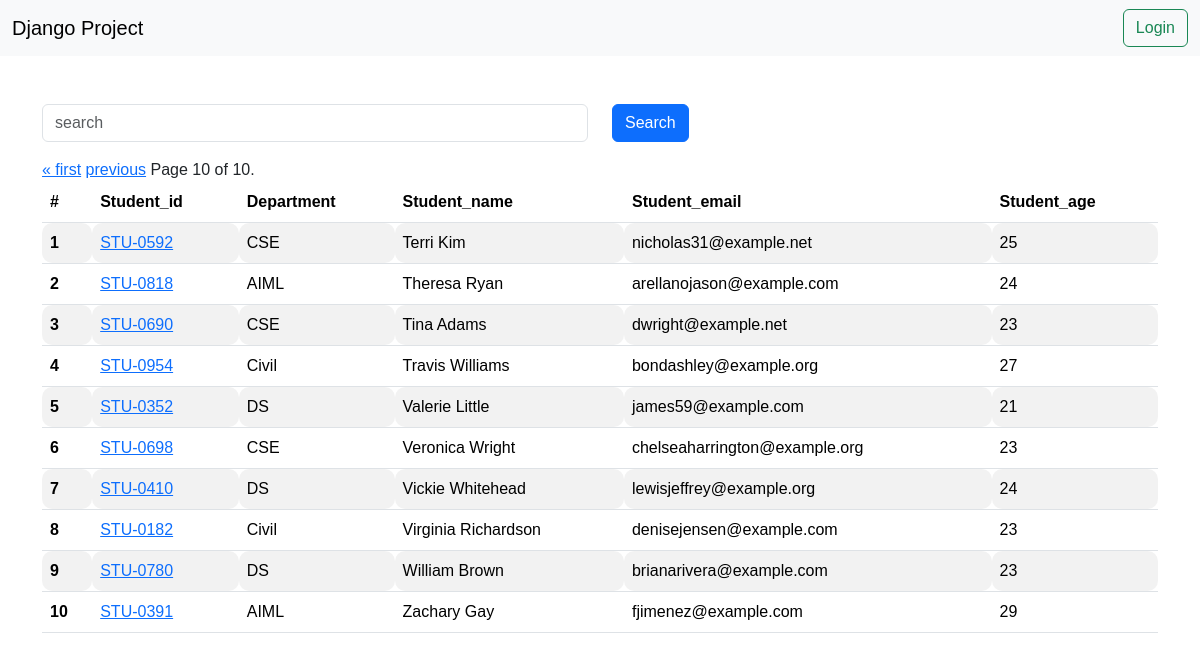
Screenshot of /reports/students/?page=10 with the database file from the repository.
### vege/models.py (models this page shows, shortened)
class Student(models.Model):
    department = models.ForeignKey(Department , related_name="depart" , on_delete=models.CASCADE)
    S_Id = models.OneToOneField(StudentId , on_delete=models.CASCADE , related_name="studentid")
    S_name = models.CharField(max_length=100)
    S_email = models.EmailField(unique=True)
    S_age = models.CharField(default=18 , max_length=3)
    S_address = models.TextField()
    class Meta :
        ordering  = ['S_name']
        verbose_name = "student"

class StudentId(models.Model):
    S_Id = models.CharField(max_length=100)
    def __str__(self) -> str:
        return self.S_Id

class Department(models.Model):
    department = models.CharField(max_length=100)
    def __str__(self) -> str :
        return self.department
    class Meta :
        ordering = ['department']
        verbose_name = "department"

### vege/views.py (the view)
# urls.py: path('reports/students/' , get_students , name='students'),
def get_students(request):
    queryset = Student.objects.all()
    if request.GET.get('search'):
        search = request.GET.get('search')
        queryset = queryset.filter(S_name__icontains = search)
    paginator = Paginator(queryset, 10)  # Show 25 contacts per page.
    page_number = request.GET.get("page",1)
    page_obj = paginator.get_page(page_number)
    return render (request , 'reports/students.html' , {'queryset' : page_obj})

### vege/templates/reports/students.html (shortened to what this page needs)
{% extends "base.html"%}
{%block start%}
<div class="container mt-5">
    <form class="mb-3">
    <div class="row">
    <div class="col-md-6">
        <input class="form-control" name="search" placeholder="search">
    </div>
    <div class="col-md-6">
        <button class="btn btn-primary">Search</button>
    </div>
    </div>
    </form>
    <table class="table table-striped">
        <thead>
          <tr>
            <th scope="col">#</th>
            <th scope="col">Student_id</th>
            <th scope="col">Department</th>
            <th scope="col">Student_name</th>
            <th scope="col">Student_email</th>
            <th scope="col">Student_age</th>
          </tr>
        </thead>
        <tbody>
            {% for student in queryset %}
          <tr>
            <th scope="row">{{forloop.counter}}</th>
            <td>
            <a href="/reports/see_marks/{{student.S_Id}}/">{{student.S_Id}}</a>
            </td>
            <td>{{student.department}}</td>
            <td>{{student.S_name}}</td>
            <td>{{student.S_email}}</td>
            <td>{{student.S_age}}</td>
          </tr>
          {% endfor %}
          <div class="pagination">
            <span class="step-links">
                {% if queryset.has_previous %}
                    <a href="?page=1">&laquo; first</a>
                    <a href="?page={{ queryset.previous_page_number }}">previous</a>
                {% endif %}
                <span class="current">
                    Page {{ queryset.number }} of {{ queryset.paginator.num_pages }}.
                </span>
            </span>
        </div>
        </tbody>
      </table>
</div>
  {% endblock %}

### home/templates/base.html (style rules this page uses)
table , th , td { border-radius: 10px; padding: 10px; }
* { font-family: Nunito, sans-serif; }
*, *:before, *:after { -moz-box-sizing: border-box; -webkit-box-sizing: border-box; box-sizing: border-box; }
body { margin: 0; }

### rows the page displays
Student: S_Id "STU-0592", department "CSE", S_name "Terri Kim", S_email "nicholas31@example.net", S_age "25"
Student: S_Id "STU-0818", department "AIML", S_name "Theresa Ryan", S_email "arellanojason@example.com", S_age "24"
Student: S_Id "STU-0690", department "CSE", S_name "Tina Adams", S_email "dwright@example.net", S_age "23"
Student: S_Id "STU-0954", department "Civil", S_name "Travis Williams", S_email "bondashley@example.org", S_age "27"
Student: S_Id "STU-0352", department "DS", S_name "Valerie Little", S_email "james59@example.com", S_age "21"
Student: S_Id "STU-0698", department "CSE", S_name "Veronica Wright", S_email "chelseaharrington@example.org", S_age "23"
Student: S_Id "STU-0410", department "DS", S_name "Vickie Whitehead", S_email "lewisjeffrey@example.org", S_age "24"
Student: S_Id "STU-0182", department "Civil", S_name "Virginia Richardson", S_email "denisejensen@example.com", S_age "23"
Student: S_Id "STU-0780", department "DS", S_name "William Brown", S_email "brianarivera@example.com", S_age "23"
Student: S_Id "STU-0391", department "AIML", S_name "Zachary Gay", S_email "fjimenez@example.com", S_age "29"

### other values shown
{{ queryset.number }} "10"
{{ queryset.paginator.num_pages }} "10"
